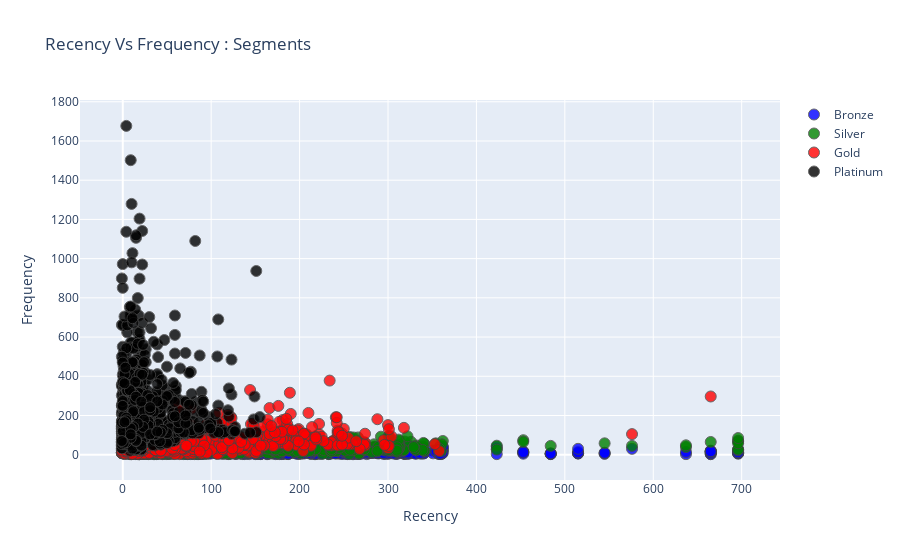
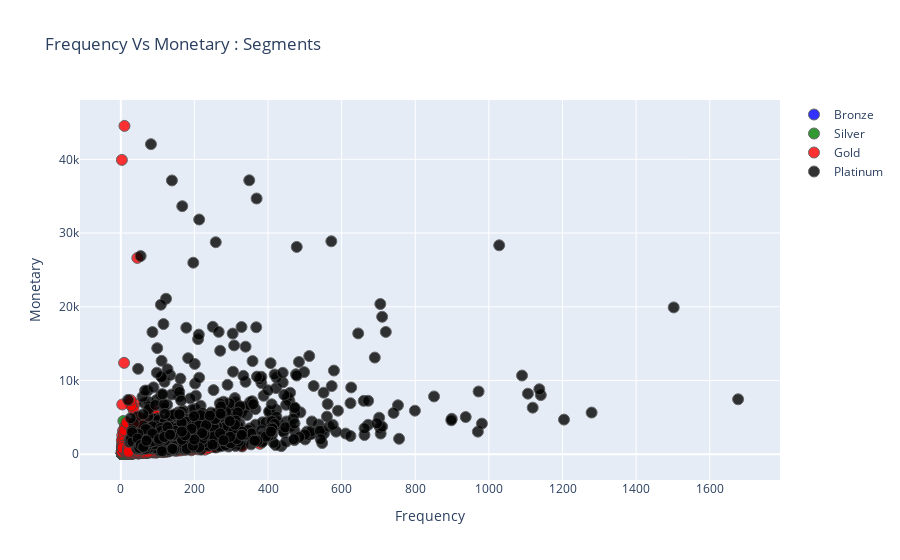
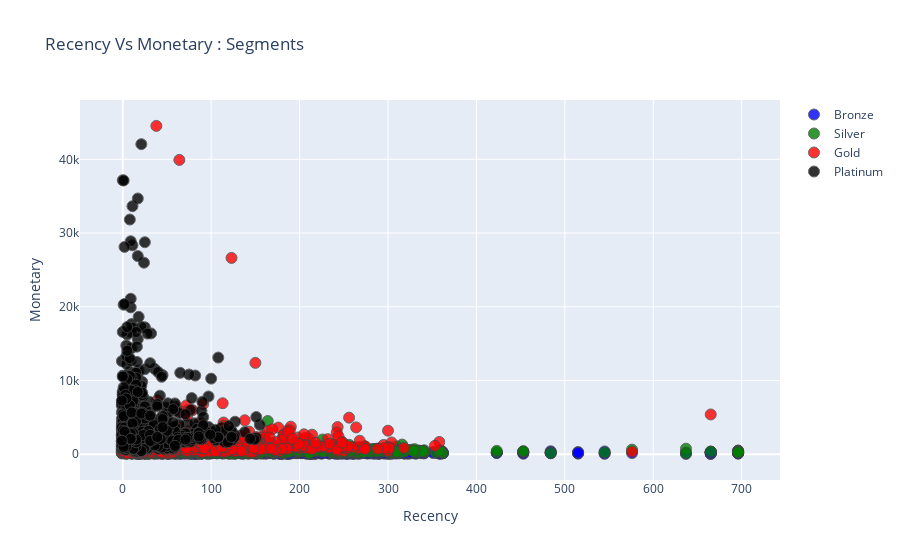

Notebook cell for these charts, in order:
### Code cell
# Function for making Comparison plots
def Comp_plot(field1,field2):
    graph = RFMScores.query("Monetary < 50000 and Frequency < 2000")
    
    plot_data = [
        gobj.Scatter(
            x=graph.query("RFM_Loyalty_Level == 'Bronze'")[field1],
            y=graph.query("RFM_Loyalty_Level == 'Bronze'")[field2],
            mode='markers',
            name='Bronze',
            marker= dict(size= 11,
                line= dict(width=1),
                color= 'blue',
                opacity= 0.8
               )
        ),
            gobj.Scatter(
            x=graph.query("RFM_Loyalty_Level == 'Silver'")[field1],
            y=graph.query("RFM_Loyalty_Level == 'Silver'")[field2],
            mode='markers',
            name='Silver',
            marker= dict(size= 11,
                line= dict(width=1),
                color= 'green',
                opacity= 0.8
               )
        ),
            gobj.Scatter(
            x=graph.query("RFM_Loyalty_Level == 'Gold'")[field1],
            y=graph.query("RFM_Loyalty_Level == 'Gold'")[field2],
            mode='markers',
            name='Gold',
            marker= dict(size= 11,
                line= dict(width=1),
                color= 'red',
                opacity= 0.8
               )
        ),
        gobj.Scatter(
            x=graph.query("RFM_Loyalty_Level == 'Platinum'")[field1],
            y=graph.query("RFM_Loyalty_Level == 'Platinum'")[field2],
            mode='markers',
            name='Platinum',
            marker= dict(size= 11,
                line= dict(width=1),
                color= 'black',
                opacity= 0.8
               )
        ),
    ]

    plot_layout = gobj.Layout(
            xaxis= {'title': field1},
            yaxis= {'title': field2},
            title='{} Vs {} : Segments'.format(field1,field2)
        )
    
    fig = gobj.Figure(data=plot_data, layout=plot_layout)
    print("\n")
    po.iplot(fig)

    
#Recency Vs Frequency
Comp_plot('Recency','Frequency')    
    
#Frequency Vs Monetary
Comp_plot('Frequency','Monetary')

#Recency Vs Monetary
Comp_plot('Recency','Monetary')

### Figure 1 — Plotly figure (JSON) as saved in the notebook; plotly's stock layout.template omitted (floating-point values rounded to 4 significant figures; data arrays with more than 128 entries replaced by an {"elided": "..."} marker saying what was removed)
{"data": [{"marker": {"color": "blue", "line": {"width": 1}, "opacity": 0.8, "size": 11}, "mode": "markers", "name": "Bronze", "x": {"elided": "644 int values"}, "y": {"elided": "644 int values"}, "type": "scatter"}, {"marker": {"color": "green", "line": {"width": 1}, "opacity": 0.8, "size": 11}, "mode": "markers", "name": "Silver", "x": {"elided": "893 int values"}, "y": {"elided": "893 int values"}, "type": "scatter"}, {"marker": {"color": "red", "line": {"width": 1}, "opacity": 0.8, "size": 11}, "mode": "markers", "name": "Gold", "x": {"elided": "1154 int values"}, "y": {"elided": "1154 int values"}, "type": "scatter"}, {"marker": {"color": "black", "line": {"width": 1}, "opacity": 0.8, "size": 11}, "mode": "markers", "name": "Platinum", "x": {"elided": "1090 int values"}, "y": {"elided": "1090 int values"}, "type": "scatter"}], "layout": {"title": {"text": "Recency Vs Frequency : Segments"}, "xaxis": {"title": {"text": "Recency"}, "type": "linear", "range": [-46.75, 741.8], "autorange": true}, "yaxis": {"title": {"text": "Frequency"}, "type": "linear", "range": [-145.8, 1826.0], "autorange": true}, "autosize": true}}

### Figure 2 — Plotly figure (JSON) as saved in the notebook; plotly's stock layout.template omitted (floating-point values rounded to 4 significant figures; data arrays with more than 128 entries replaced by an {"elided": "..."} marker saying what was removed)
{"data": [{"marker": {"color": "blue", "line": {"width": 1}, "opacity": 0.8, "size": 11}, "mode": "markers", "name": "Bronze", "x": {"elided": "644 int values"}, "y": {"elided": "644 float values"}, "type": "scatter"}, {"marker": {"color": "green", "line": {"width": 1}, "opacity": 0.8, "size": 11}, "mode": "markers", "name": "Silver", "x": {"elided": "893 int values"}, "y": {"elided": "893 float values"}, "type": "scatter"}, {"marker": {"color": "red", "line": {"width": 1}, "opacity": 0.8, "size": 11}, "mode": "markers", "name": "Gold", "x": {"elided": "1154 int values"}, "y": {"elided": "1154 float values"}, "type": "scatter"}, {"marker": {"color": "black", "line": {"width": 1}, "opacity": 0.8, "size": 11}, "mode": "markers", "name": "Platinum", "x": {"elided": "1090 int values"}, "y": {"elided": "1090 float values"}, "type": "scatter"}], "layout": {"title": {"text": "Frequency Vs Monetary : Segments"}, "xaxis": {"title": {"text": "Frequency"}, "type": "linear", "range": [-106.9, 1787.0], "autorange": true}, "yaxis": {"title": {"text": "Monetary"}, "type": "linear", "range": [-3944.0, 48490.0], "autorange": true}, "autosize": true}}

### Figure 3 — Plotly figure (JSON) as saved in the notebook; plotly's stock layout.template omitted (floating-point values rounded to 4 significant figures; data arrays with more than 128 entries replaced by an {"elided": "..."} marker saying what was removed)
{"data": [{"marker": {"color": "blue", "line": {"width": 1}, "opacity": 0.8, "size": 11}, "mode": "markers", "name": "Bronze", "x": {"elided": "644 int values"}, "y": {"elided": "644 float values"}, "type": "scatter"}, {"marker": {"color": "green", "line": {"width": 1}, "opacity": 0.8, "size": 11}, "mode": "markers", "name": "Silver", "x": {"elided": "893 int values"}, "y": {"elided": "893 float values"}, "type": "scatter"}, {"marker": {"color": "red", "line": {"width": 1}, "opacity": 0.8, "size": 11}, "mode": "markers", "name": "Gold", "x": {"elided": "1154 int values"}, "y": {"elided": "1154 float values"}, "type": "scatter"}, {"marker": {"color": "black", "line": {"width": 1}, "opacity": 0.8, "size": 11}, "mode": "markers", "name": "Platinum", "x": {"elided": "1090 int values"}, "y": {"elided": "1090 float values"}, "type": "scatter"}], "layout": {"title": {"text": "Recency Vs Monetary : Segments"}, "xaxis": {"title": {"text": "Recency"}, "type": "linear", "range": [-46.75, 741.8], "autorange": true}, "yaxis": {"title": {"text": "Monetary"}, "type": "linear", "range": [-3944.0, 48490.0], "autorange": true}, "autosize": true}}
